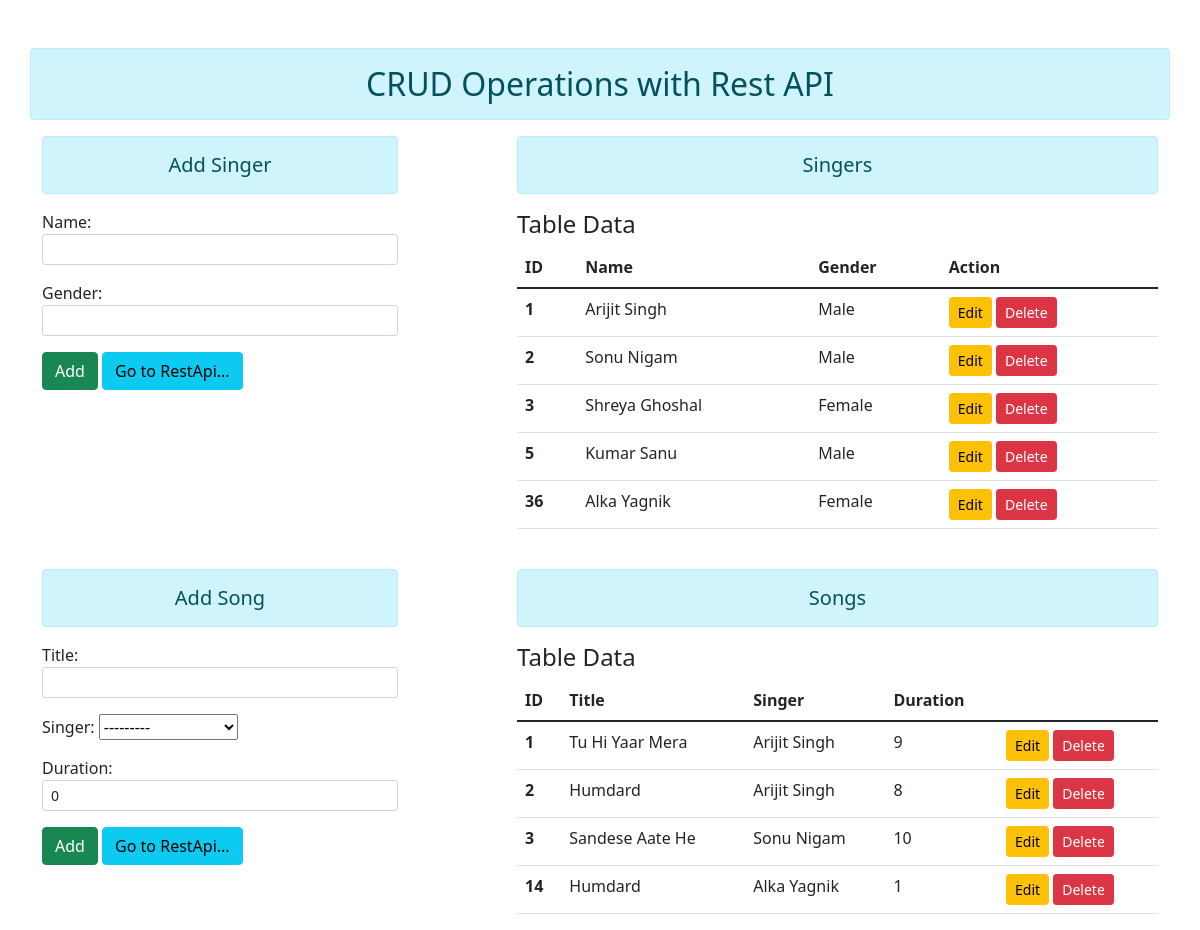
Before: / with the older database file.
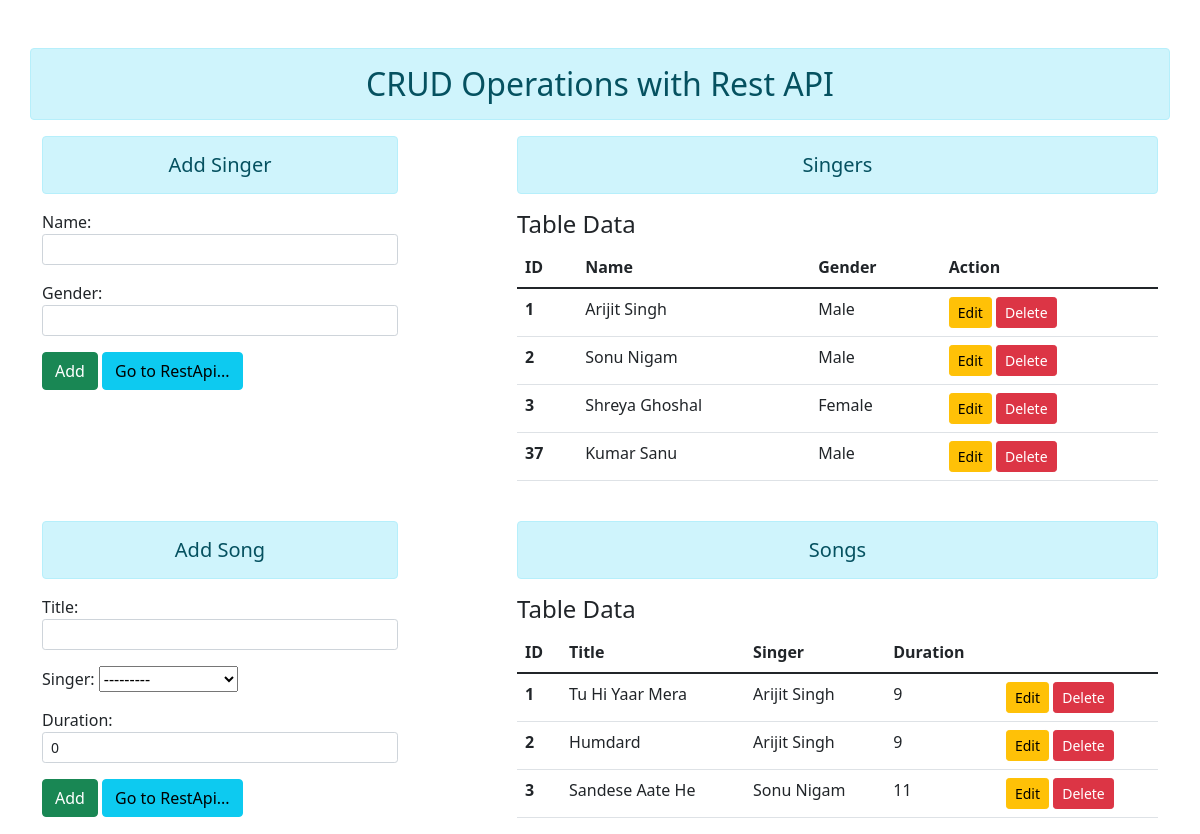
After: the same page with the newer database file.
### api/models.py (models this page shows, shortened)
class Singer(models.Model):
    name = models.CharField(max_length=100)
    gender = models.CharField(max_length=100)
    def __str__(self):
        return self.name

class Song(models.Model):
    title = models.CharField(max_length=100)
    singer = models.ForeignKey(Singer, on_delete=CASCADE, related_name='sung_by')
    duration = models.IntegerField(default=0)

### api/views.py (the view)
# urls.py: 2. Add a URL to urlpatterns:  path('', views.home, name='home')
def Add(request):
    if request.method == "POST":
        form_data_singer = SingerAdd(request.POST)
        form_data_song = SongAdd(request.POST)
        if form_data_singer.is_valid():
            form_data_singer.save()
            form_data_singer = SingerAdd()
        if form_data_song.is_valid():
            form_data_song.save()
            form_data_song = SongAdd()
    else:
        form_data_singer = SingerAdd()
        form_data_song = SongAdd()
    singer = Singer.objects.all()
    song = Song.objects.all()
    return render(request, 'home2.html',{'form_singer':form_data_singer, 'form_song': form_data_song , 'singers':singer, 'songs':song})

### api/forms.py
class SingerAdd(forms.ModelForm):
    class Meta:
        model = Singer
        fields = ['name', 'gender']
        widgets = {
            'name' : forms.TextInput(attrs={'class':'form-control form-control-sm'}),
            'gender' : forms.TextInput(attrs={'class':'form-control form-control-sm'}),
         }

class SongAdd(forms.ModelForm):
    singer = ModelChoiceField(queryset=Singer.objects.all())
    class Meta:
        model = Song
        fields = '__all__'
        widgets = {
            'title' : forms.TextInput(attrs={'class':'form-control form-control-sm'}),
            'singer' : forms.TextInput(attrs={'class':'form-control form-control-sm'}),
            'duration' : forms.NumberInput(attrs={'class':'form-control form-control-sm'}),
         }

### templates/home2.html (shortened to what this page needs)
{% extends 'basic.html' %}
{% block bodycontent %}
<body>
    <div class="row">
        <h2 class='alert alert-info text-center'>CRUD Operations with Rest API</h2>
        <div class="col-sm-4">
            <h5 class='text-center alert alert-info'> Add Singer </h5>
            <form action="" method="POST"> {% csrf_token %}
                {{form_singer.as_p}}
                <input type="submit" class='btn btn-success' value='Add'>
                <a href="/api" class='btn btn-info'>Go to RestApi...</a>
            </form>
        </div>
        <div class="col-sm-7 offset-1">
            <h5 class='text-center alert alert-info'> Singers </h5>
            {% if singers %}
            <h4>Table Data</h4>
            <table class="table table-hover">
                <thead>
                    <tr>
                        <th scope="col">ID</th>
                        <th scope="col">Name</th>
                        <th scope="col">Gender</th>
                        <th scope="col">Action</th>
                    </tr>
                </thead>
                <tbody>
                    <tr>
                        {% for singer in singers %}
                        <th scope="row">{{singer.id}}</th>
                        <td>{{singer.name}}</td>
                        <td>{{singer.gender}}</td>
                        <td>
                            <a href="{% url 'edit_data_singer' singer.id %}" class="btn btn-warning btn-sm">Edit</a>
                            <form action="{% url 'delete_data_singer' singer.id %}" method="POST" class='d-inline'> {% csrf_token %}
                                <input type="submit" class='btn btn-danger btn-sm' value='Delete'>
                            </form>
                        </td>
                    </tr>
                    {% endfor %}
                </tbody>
            </table>
            {% else %}
            <h5 class='text-center alert alert-warning'> No records Found </h5>
            {% endif %}
            <br>
        </div>
    </div>
    <div class="row">
        <div class="col-sm-4">
            <h5 class='text-center alert alert-info'> Add Song </h5>
            <form action="" method="POST"> {% csrf_token %}
                {{form_song.as_p}}
                <input type="submit" class='btn btn-success' value='Add'>
                <a href="/api" class='btn btn-info'>Go to RestApi...</a>
            </form>
        </div>
        <div class="col-sm-7 offset-1">
            <h5 class='text-center alert alert-info'> Songs </h5>
            {% if songs %}
            <h4>Table Data</h4>
            <table class="table table-hover">
                <thead>
                    <tr>
                        <th scope="col">ID</th>
                        <th scope="col">Title</th>
                        <th scope="col">Singer</th>
                        <th scope="col">Duration</th>
                    </tr>
                </thead>
                <tbody>
                    <tr>
                        {% for song in songs %}
                        <th scope="row">{{song.id}}</th>
                        <td>{{song.title}}</td>
                        <td>{{song.singer}}</td>
                        <td>{{song.duration}}</td>
                        <td>
                            <a href="{% url 'edit_data_song' song.title %}" class="btn btn-warning btn-sm">Edit</a>
                            <form action="{% url 'delete_data_song' song.title %}" method="POST" class='d-inline'> {% csrf_token %}
                                <input type="submit" class='btn btn-danger btn-sm' value='Delete'>
                            </form>
                        </td>
                    </tr>
                    {% endfor %}
                </tbody>
            </table>
            {% else %}
            <h5 class='text-center alert alert-warning'> No records Found </h5>
            {% endif %}
        </div>
    </div>
</body>
{% endblock bodycontent %}

### templates/basic.html (shortened to what this page needs)
<!doctype html>
<html lang="en">
<head>
    <link href="https://cdn.jsdelivr.net/npm/bootstrap@5.1.3/dist/css/bootstrap.min.css" rel="stylesheet"
>
</head>
<body>
    <div class="container mt-5">
        {% block bodycontent %}{% endblock bodycontent %}
    </div>
</body>
</html>

Changed rows visible on the page:
removed Singer: id "5", name "Kumar Sanu", gender "Male"
removed Singer: id "36", name "Alka Yagnik", gender "Female"
removed Song: id "14", title "Humdard", singer "Alka Yagnik", duration "1"
added Singer: id "37", name "Kumar Sanu", gender "Male"
changed Song "Humdard": duration "8" → "9"
changed Song "Sandese Aate He": duration "10" → "11"
